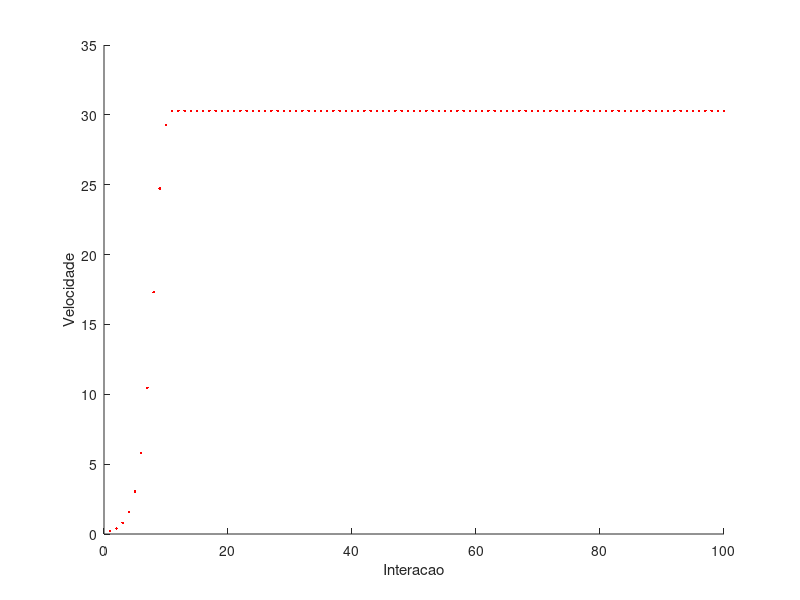

This chart was generated by the following MATLAB code:
% Problemas Diretos e Inversos em Geofísica - Conceitos Básicos e Aplicações
% Prof. Giuliano Marotta - SIS/IG/UnB - marotta@unb.br
% Parte II: Exercicio 02
% ---------------------------------------------------------------------
% Problema nao linear: t=S/V

clear; clc;
figure; % Cria figura
hold on % habilita plotar na mesma figura

S = [150;155;160;153];
d = [5.0; 5.1; 5.3; 5.0]; % Vetor dos valores observados
m0= [0.1]; % Vetor dos parametros aproximados
N = length(d(:,1)); % Numeto de observacoes
M = length(m0(:,1)); % Numero de parametros
it = 100; % Numero de iteracoes
% Matriz Peso
W = eye(N,N);

for i=1:it
    G = [-S./m0.^2]; % Matriz das derivadas parciais
    d0 = S./m0; % Vetor dos valores calculados
    dc = d-d0; % Vetor das diferencas
    dm = (G'*W*G)^-1*(G'*W*dc); % Vetor das correcoes
    m = m0+dm; % Vetor dos parametros ajustados
    e = d-S./m; % Vetor das diferencas
    m0=m; % Vetor dos parametros ajustados
   plot(i,m,'.r') % plota valor do parametro por iteracao
end

xlabel('Interacao')
ylabel('Velocidade')

% Velocidade
V = m
% Variancia a posteriori
Var_pos = (e'*W*e)/(N-M)
% Matrix covariancia dos parametros
Cov_m = Var_pos*(G'*W*G)^-1
% Vetor dos desvios Padrao dos Parametros
Dp_m = diag(Cov_m).^0.5





















